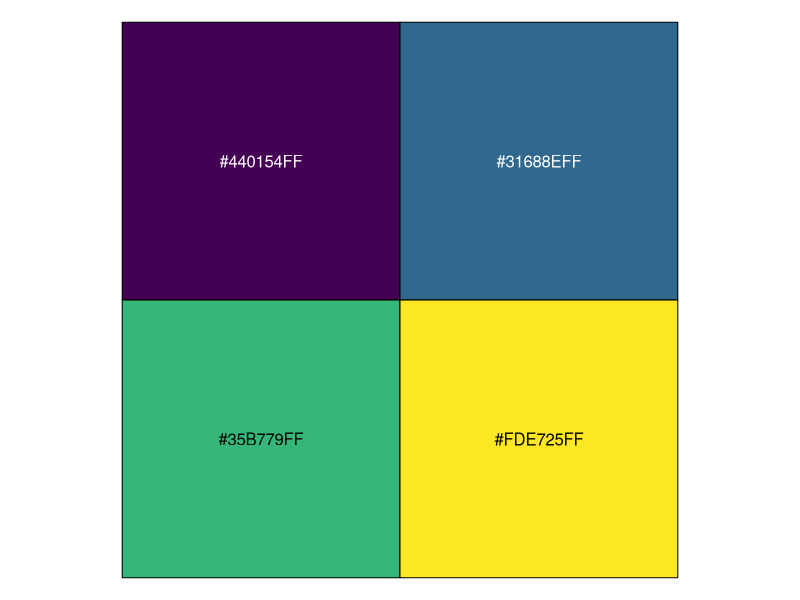
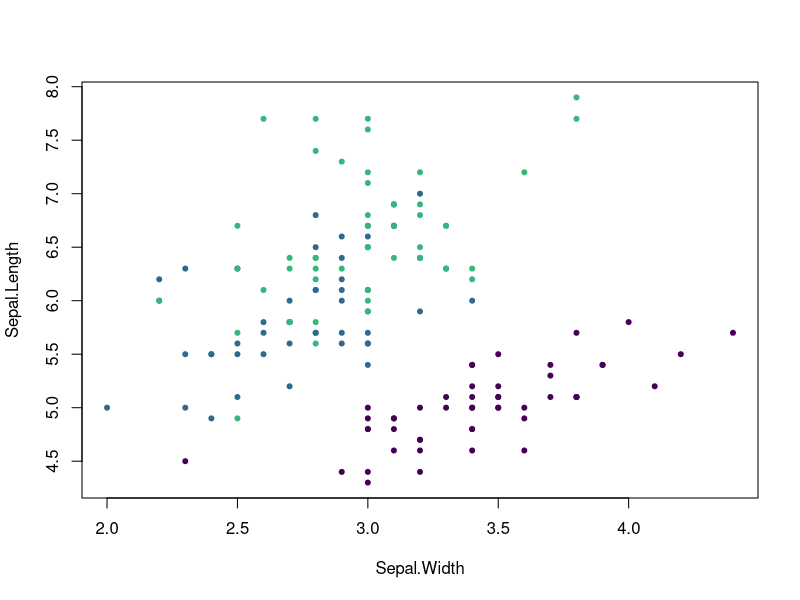
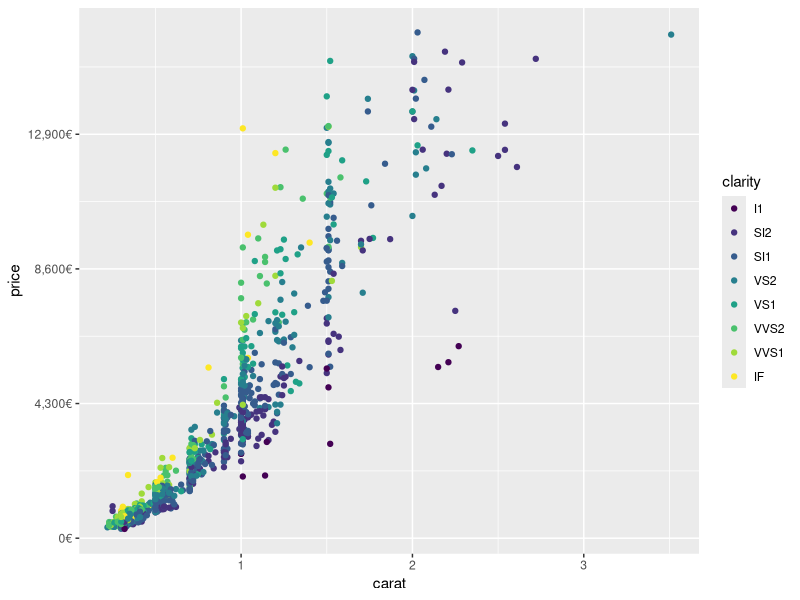
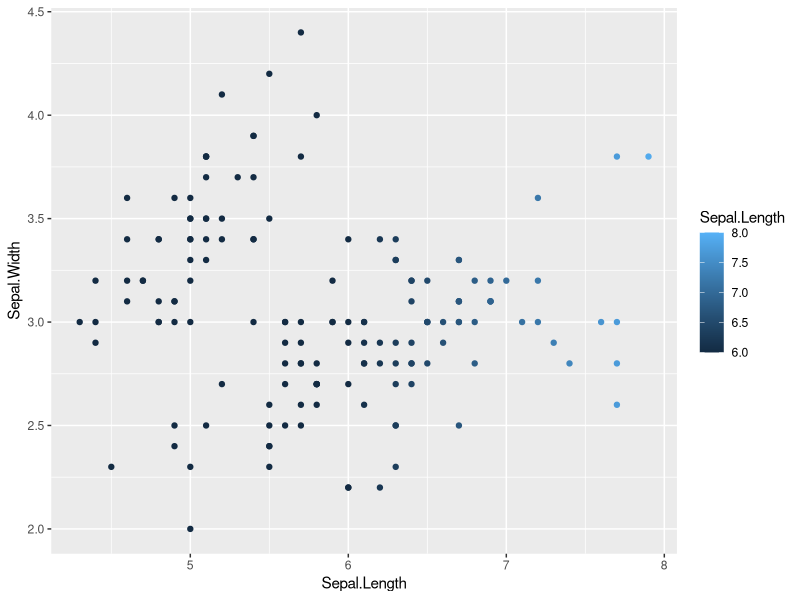
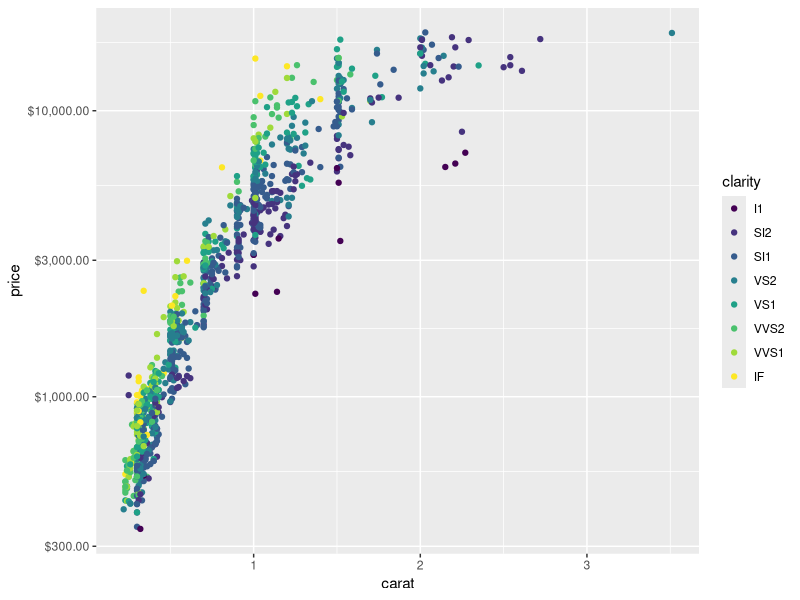

Generate these figures, in order, with R:
## ---- chunk 1
library(scales)
library(ggplot2)
options(htmltools.dir.version = FALSE)
knitr::opts_chunk$set(echo = TRUE, dpi = 180, fig.height = 2, fig.width = 4)
## ---- chunk 2
# pull a list of colours from any palette
viridis_pal()(4)
brewer_pal(type = "div", direction = -1)(4)
div_gradient_pal()(seq(0, 1, length.out = 4))
## ---- chunk 3
# show_col is a quick way to view palette output
show_col(viridis_pal()(4))
## ---- chunk 4
palette(viridis_pal()(4))
plot(Sepal.Length ~ Sepal.Width, data = iris, col = Species, pch = 20)
## ---- chunk 5
your_data <- runif(13, 1, 20)
area_pal(range = c(1, 20))(your_data)
shape_pal()(6)
## ---- chunk 6
number(c(12.3, 4, 12345.789, 0.0002))
## ---- chunk 7
number(c(12.3, 4, 12345.789, 0.0002),
  big.mark = ".",
  decimal.mark = ",",
  accuracy = .01
)
## ---- chunk 8
# percent() function takes a numeric and does your division and labelling for you
percent(c(0.1, 1 / 3, 0.56))
# comma() adds commas into large numbers for easier readability
comma(10e6)
# dollar() adds currency symbols
dollar(c(100, 125, 3000))
# unit_format() adds unique units
# the scale argument allows for simple conversion on the fly
unit_format(unit = "ha", scale = 1e-4)(c(10e6, 10e4, 8e3))
## ---- chunk 9
# percent formatting in the French style
french_percent <- percent_format(decimal.mark = ",", suffix = " %")
french_percent(runif(10))
# currency formatting Euros (and simple conversion!)
usd_to_euro <- dollar_format(prefix = "", suffix = "\u20ac", scale = .86)
usd_to_euro(100)
## ---- chunk 10
dsamp <- dplyr::sample_n(diamonds, 1000)
ggplot(dsamp, aes(x = carat, y = price, colour = clarity)) +
  geom_point() + scale_y_continuous(labels = usd_to_euro)
## ---- chunk 11
# the rescale functions can rescale continuous vectors to new min, mid, or max values
x <- runif(5, 0, 1)
x
rescale(x, to = c(0, 50))
rescale_mid(x, mid = .25)
rescale_max(x, to = c(0, 50))
## ---- chunk 12
# squish() will squish your values into a specified range, respecting NAs
squish(c(-1, 0.5, 1, 2, NA), range = c(0, 1))
# discard will drop data outside a range, respecting NAs
scales::discard(c(-1, 0.5, 1, 2, NA), range = c(0, 1))
# censor will return NAs for values outside a range
censor(c(-1, 0.5, 1, 2, NA), range = c(0, 1))
## ---- chunk 13
ggplot(iris, aes(x = Sepal.Length, y = Sepal.Width, colour = Sepal.Length)) +
  geom_point() + scale_color_continuous(limit = c(6, 8), oob = scales::squish)
## ---- chunk 14
# use trans_new to build a new transformation
dollar_log <- trans_new(
  name = "dollar_log",
  trans = log_trans(base = 10)$trans, # extract a single element from another trans
  inverse = function(x) 10^(x), # or write your own custom functions
  breaks = log_breaks(),
  format = dollar_format()
  )
## ---- chunk 15
# apply our new transformation!
ggplot(dsamp, aes(x = carat, y = price, colour = clarity)) +
  geom_point() + scale_y_continuous(trans = dollar_log)
